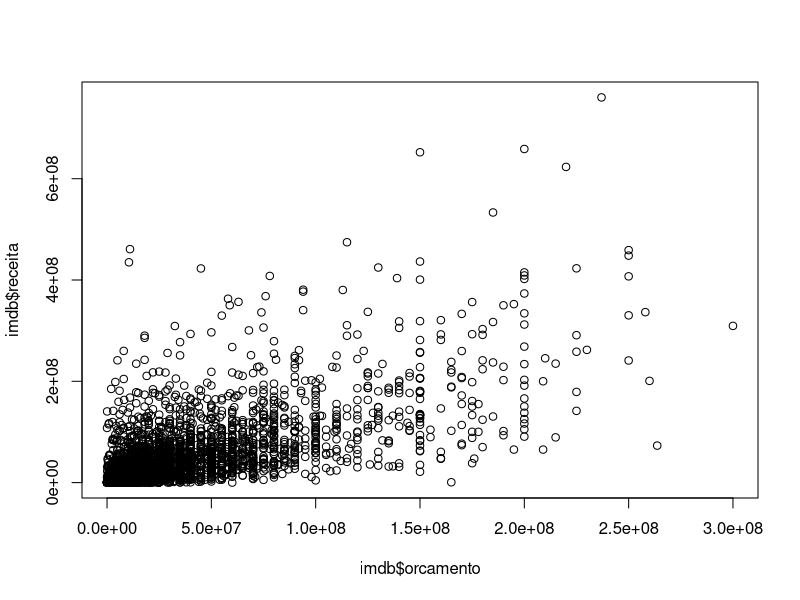

Reproduce this figure in R.
# Objetivo: investigar descritivamente a base imdb

# 1. Iniciar um novo projeto

imdb <- read.csv("dados/imdb.csv")
imdb

# Estrutura da base (colunas)
str(imdb)

# Variável resposta: receita

min(imdb$receita)
min(imdb$receita, na.rm = TRUE)
max(imdb$receita, na.rm = TRUE)
mean(imdb$receita, na.rm = TRUE)


# Resumo de todas as variáveis
summary(imdb)

# Podemos contar quantos filmes estão acima
# da receita média e quantos estão abaixo

imdb[1, 1]
imdb[1,"titulo"]
imdb[1:10,"titulo"]

imdb$receita[1]
imdb$receita[1:10]

media_receita <- mean(imdb$receita, na.rm = TRUE)
receitas <- imdb$receita

receitas > media_receita

imdb$titulo[receitas > media_receita]

# Estudando a variável cor

class(imdb$pais)
table(imdb$pais)

# Podemos ver a receita média para filmes feitos depois dos
# anos 2000 versus os filmes feito antes dos anos 2000:

filmes_depois_2000 <- imdb[imdb$ano >= 2000,]
filmes_antes_2000 <- imdb[imdb$ano < 2000,]

mean(filmes_depois_2000$receita, na.rm = TRUE)
mean(filmes_antes_2000$receita, na.rm = TRUE)

# Gráfico de dispersão entre as duas variáveis

plot(imdb$orcamento, imdb$receita)
